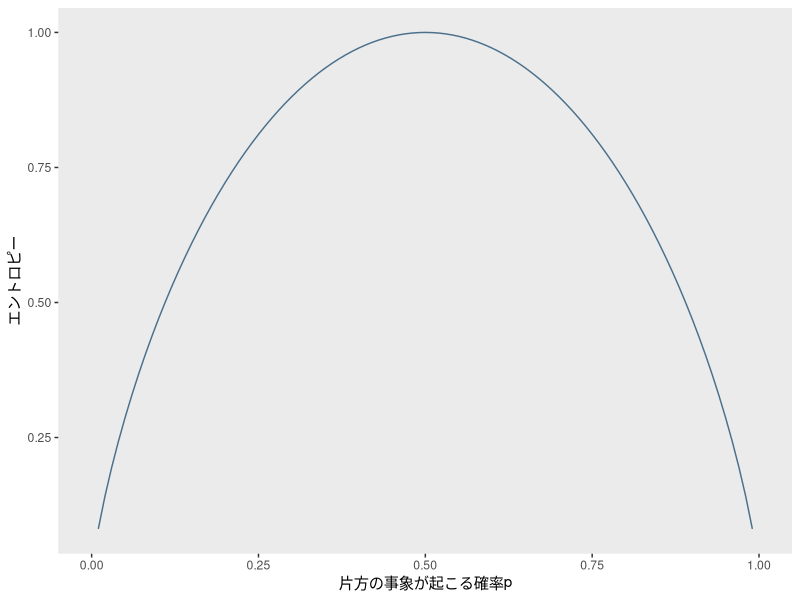
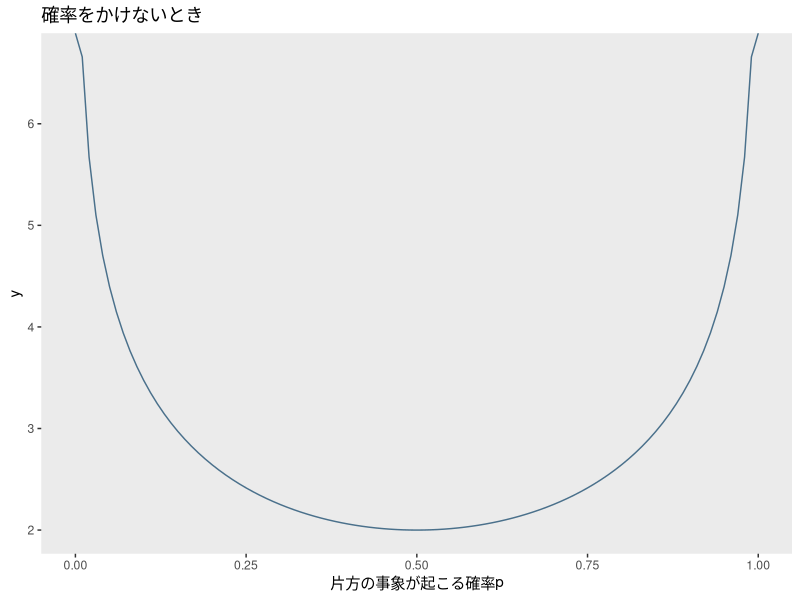
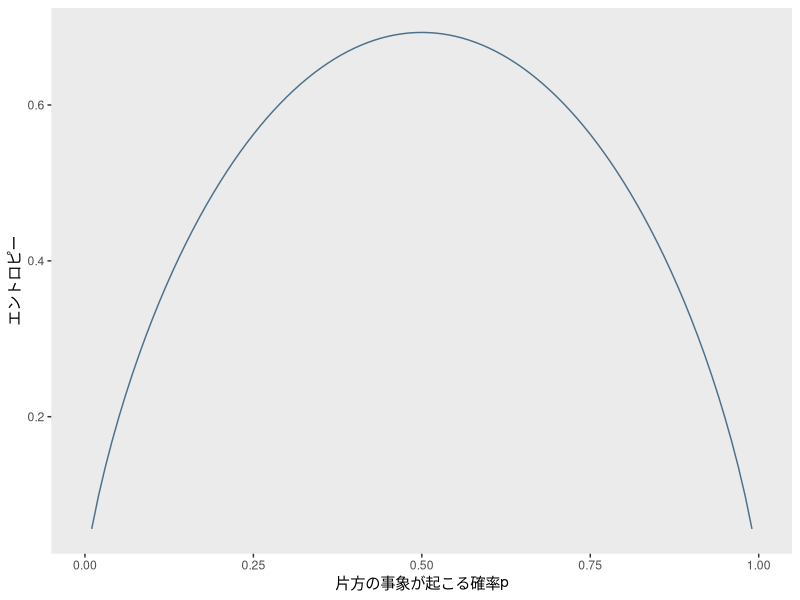

The R source for these figures, in order:
## ---- chunk 1
knitr::opts_chunk$set(echo = TRUE)
library(tidyverse)
## ---- chunk 2
fun_ent <- function(p) {
  p*log2(1/p) + (1-p)*log2(1/(1-p))
}
ggplot2::ggplot(data.frame(x = c(0, 1)), aes(x)) +
  ggplot2::stat_function(fun = fun_ent, colour = "skyblue4") +
  theme(panel.grid = element_blank()) +
  labs(y = "エントロピー", 
       x = "片方の事象が起こる確率p")
## ---- chunk 3
fun_ent_2 <- function(p) {
  log2(1/p) + log2(1/(1-p))
}
ggplot2::ggplot(data.frame(x = c(0, 1)), aes(x)) +
  ggplot2::stat_function(fun = fun_ent_2, colour = "skyblue4") +
  theme(panel.grid = element_blank()) +
  labs(title = "確率をかけないとき",
       x = "片方の事象が起こる確率p")
## ---- chunk 4
fun_ent(0)
fun_ent(1)
## ---- chunk 5
fun_ent_3 <- function(p) {
  p*log(1/p) + (1-p)*log(1/(1-p))
}
ggplot2::ggplot(data.frame(x = c(0, 1)), aes(x)) +
  ggplot2::stat_function(fun = fun_ent_3, colour = "skyblue4") +
  theme(panel.grid = element_blank()) +
  labs(y = "エントロピー", 
       x = "片方の事象が起こる確率p")
